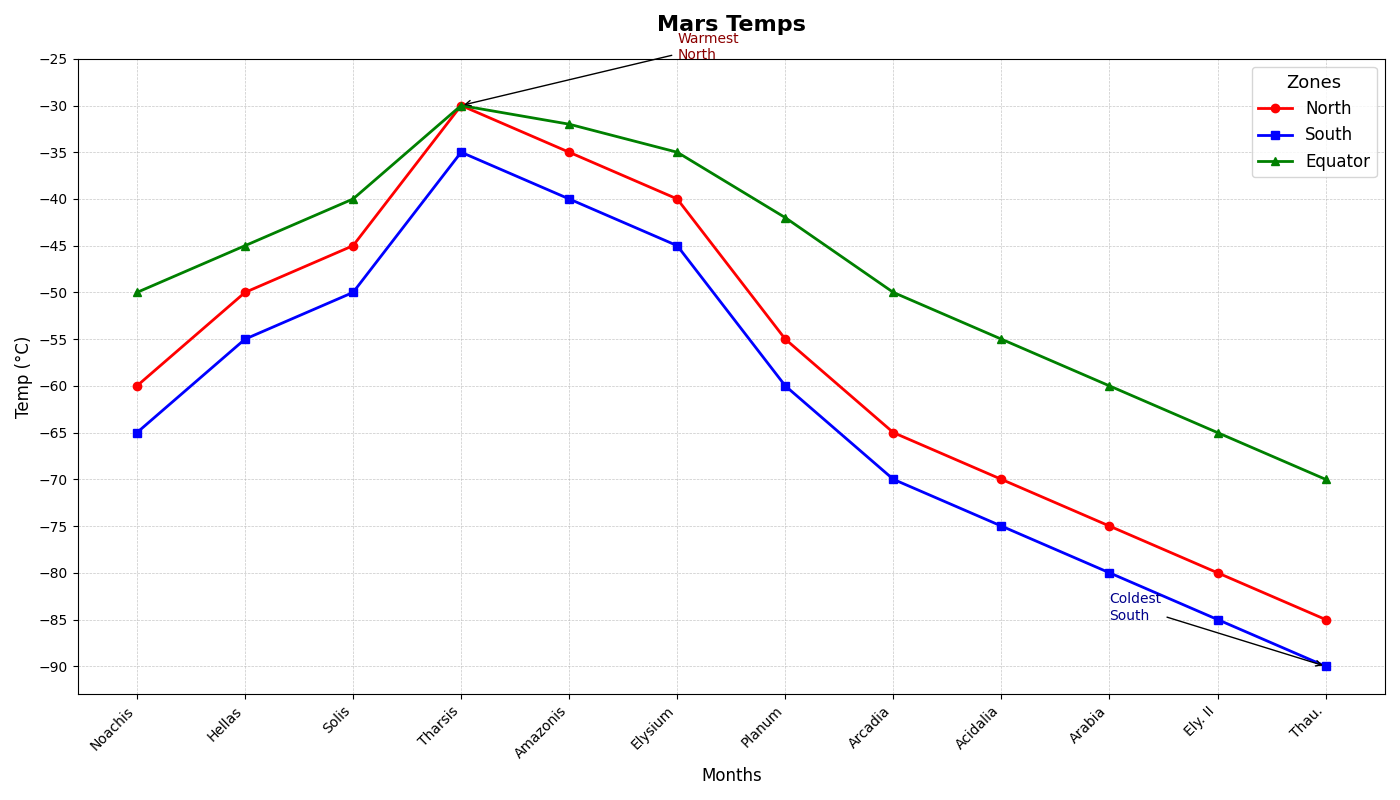

The script that drew this image:
import matplotlib.pyplot as plt
import numpy as np

# Data for Martian months and temperatures
months = np.array(['Noachis', 'Hellas', 'Solis', 'Tharsis', 'Amazonis', 'Elysium', 'Planum', 'Arcadia', 'Acidalia', 'Arabia', 'Ely. II', 'Thau.'])
mars_day = np.linspace(1, 12, num=12)

north_temp = np.array([-60, -50, -45, -30, -35, -40, -55, -65, -70, -75, -80, -85])
south_temp = np.array([-65, -55, -50, -35, -40, -45, -60, -70, -75, -80, -85, -90])
equator_temp = np.array([-50, -45, -40, -30, -32, -35, -42, -50, -55, -60, -65, -70])

# Plot setup
fig, ax = plt.subplots(figsize=(14, 8))
ax.plot(mars_day, north_temp, marker='o', color='r', label='North', linewidth=2)
ax.plot(mars_day, south_temp, marker='s', color='b', label='South', linewidth=2)
ax.plot(mars_day, equator_temp, marker='^', color='g', label='Equator', linewidth=2)

ax.set_title("Mars Temps", fontsize=16, fontweight='bold', pad=20)
ax.set_xlabel("Months", fontsize=12)
ax.set_ylabel("Temp (°C)", fontsize=12)

ax.set_xticks(mars_day)
ax.set_xticklabels(months, rotation=45, ha='right')
ax.set_yticks(np.arange(-90, -20, 5))
ax.grid(which='both', linestyle='--', linewidth=0.5, alpha=0.7)

ax.legend(loc='upper right', fontsize=12, title='Zones', title_fontsize='13', frameon=True)

ax.annotate('Warmest\nNorth', xy=(4, -30), xytext=(6, -25),
             arrowprops=dict(facecolor='black', arrowstyle='->'), fontsize=10, color='darkred')
ax.annotate('Coldest\nSouth', xy=(12, -90), xytext=(10, -85),
             arrowprops=dict(facecolor='black', arrowstyle='->'), fontsize=10, color='darkblue')

plt.tight_layout()
plt.show()
